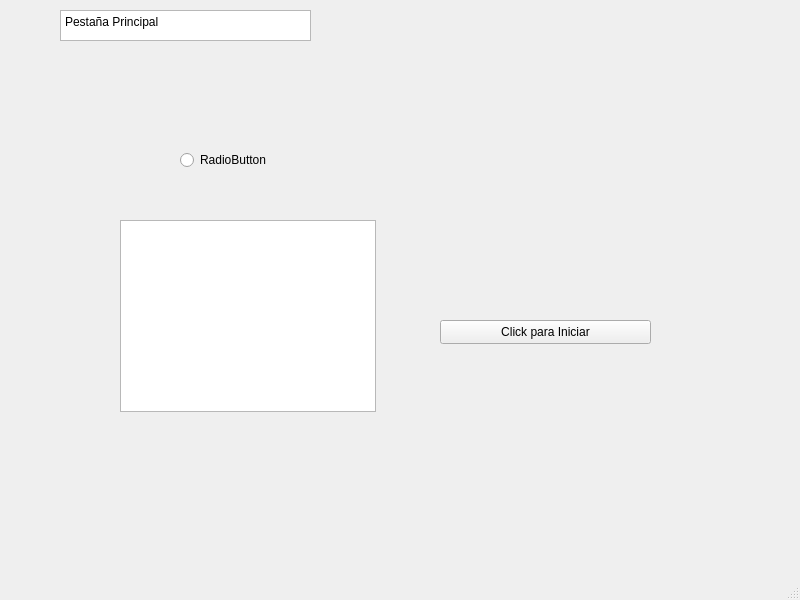
<?xml version="1.0" encoding="UTF-8"?>
<ui version="4.0">
 <class>MainWindow</class>
 <widget class="QMainWindow" name="MainWindow">
  <property name="geometry">
   <rect>
    <x>0</x>
    <y>0</y>
    <width>800</width>
    <height>600</height>
   </rect>
  </property>
  <property name="windowTitle">
   <string>MainWindow</string>
  </property>
  <widget class="QWidget" name="centralwidget">
   <widget class="QTextEdit" name="textEdit">
    <property name="geometry">
     <rect>
      <x>60</x>
      <y>10</y>
      <width>251</width>
      <height>31</height>
     </rect>
    </property>
    <property name="html">
     <string>&lt;!DOCTYPE HTML PUBLIC &quot;-//W3C//DTD HTML 4.0//EN&quot; &quot;http://www.w3.org/TR/REC-html40/strict.dtd&quot;&gt;
&lt;html&gt;&lt;head&gt;&lt;meta name=&quot;qrichtext&quot; content=&quot;1&quot; /&gt;&lt;meta charset=&quot;utf-8&quot; /&gt;&lt;style type=&quot;text/css&quot;&gt;
p, li { white-space: pre-wrap; }
hr { height: 1px; border-width: 0; }
li.unchecked::marker { content: &quot;\2610&quot;; }
li.checked::marker { content: &quot;\2612&quot;; }
&lt;/style&gt;&lt;/head&gt;&lt;body style=&quot; font-family:'Segoe UI'; font-size:9pt; font-weight:400; font-style:normal;&quot;&gt;
&lt;p style=&quot; margin-top:0px; margin-bottom:0px; margin-left:0px; margin-right:0px; -qt-block-indent:0; text-indent:0px;&quot;&gt;Pestaña Principal&lt;/p&gt;&lt;/body&gt;&lt;/html&gt;</string>
    </property>
   </widget>
   <widget class="QPushButton" name="pushButton">
    <property name="geometry">
     <rect>
      <x>440</x>
      <y>320</y>
      <width>211</width>
      <height>24</height>
     </rect>
    </property>
    <property name="text">
     <string>Click para Iniciar</string>
    </property>
   </widget>
   <widget class="QRadioButton" name="radioButton">
    <property name="geometry">
     <rect>
      <x>180</x>
      <y>150</y>
      <width>89</width>
      <height>20</height>
     </rect>
    </property>
    <property name="text">
     <string>RadioButton</string>
    </property>
   </widget>
   <widget class="QListView" name="Cuarto1">
    <property name="geometry">
     <rect>
      <x>120</x>
      <y>220</y>
      <width>256</width>
      <height>192</height>
     </rect>
    </property>
   </widget>
  </widget>
  <widget class="QMenuBar" name="menubar">
   <property name="geometry">
    <rect>
     <x>0</x>
     <y>0</y>
     <width>800</width>
     <height>22</height>
    </rect>
   </property>
  </widget>
  <widget class="QStatusBar" name="statusbar"/>
 </widget>
 <resources/>
 <connections/>
</ui>
